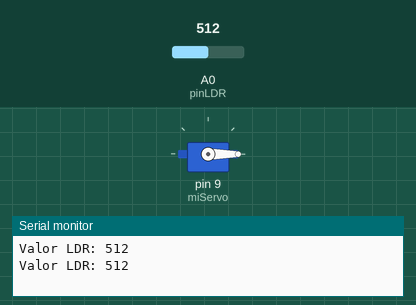
Recording of a sketch running on a simulated Arduino Uno, built with avr-gcc and run on an emulated ATmega328P. On the bench: servo, the last lines printed to the serial monitor. The inputs (shaded band) are chosen by the test bench; at power-on: A0 (pinLDR) = 512.

Above: at 2.3 s.
2.4 s: A0 (pinLDR) set to 3
4.5 s: A0 (pinLDR) set to 0
At 5.4 s:
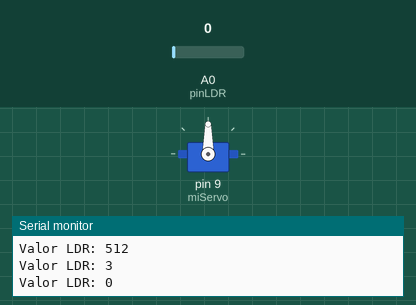
6.6 s: A0 (pinLDR) set to 122
At 8.9 s:
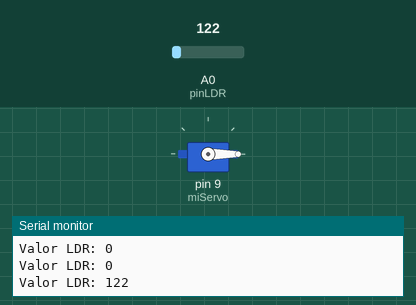
Timing chart, 0 to 10.4 s (numbered marks = the images above; inputs shaded):
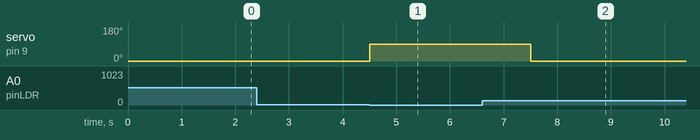

The sketch:

Proyecto_puertaBasica.ino
```cpp
#include <Servo.h>

Servo miServo;
const int pinLDR = A0;
const int umbralLuz = 2;

void setup() {
  miServo.attach(9);
  Serial.begin(9600);
  miServo.write(0);
}

void loop() {
  int valorLDR = analogRead(pinLDR);

  Serial.print("Valor LDR: ");
  Serial.println(valorLDR);

  if (valorLDR < umbralLuz) {
    miServo.write(90);
    delay(1000);
  } else {
    miServo.write(0);
    delay(1000);
  }

  delay(500);
}
```

Measured:
- the behaviour switches between 2 and 1 on A0 (pinLDR) (found by bisection; images 0 and 1)
- after the input at 4.5 s, servo on pin 9 (miServo): 0° → 90° at once
- after the input at 6.6 s, servo on pin 9 (miServo): 90° → 0° after 0.90 s
